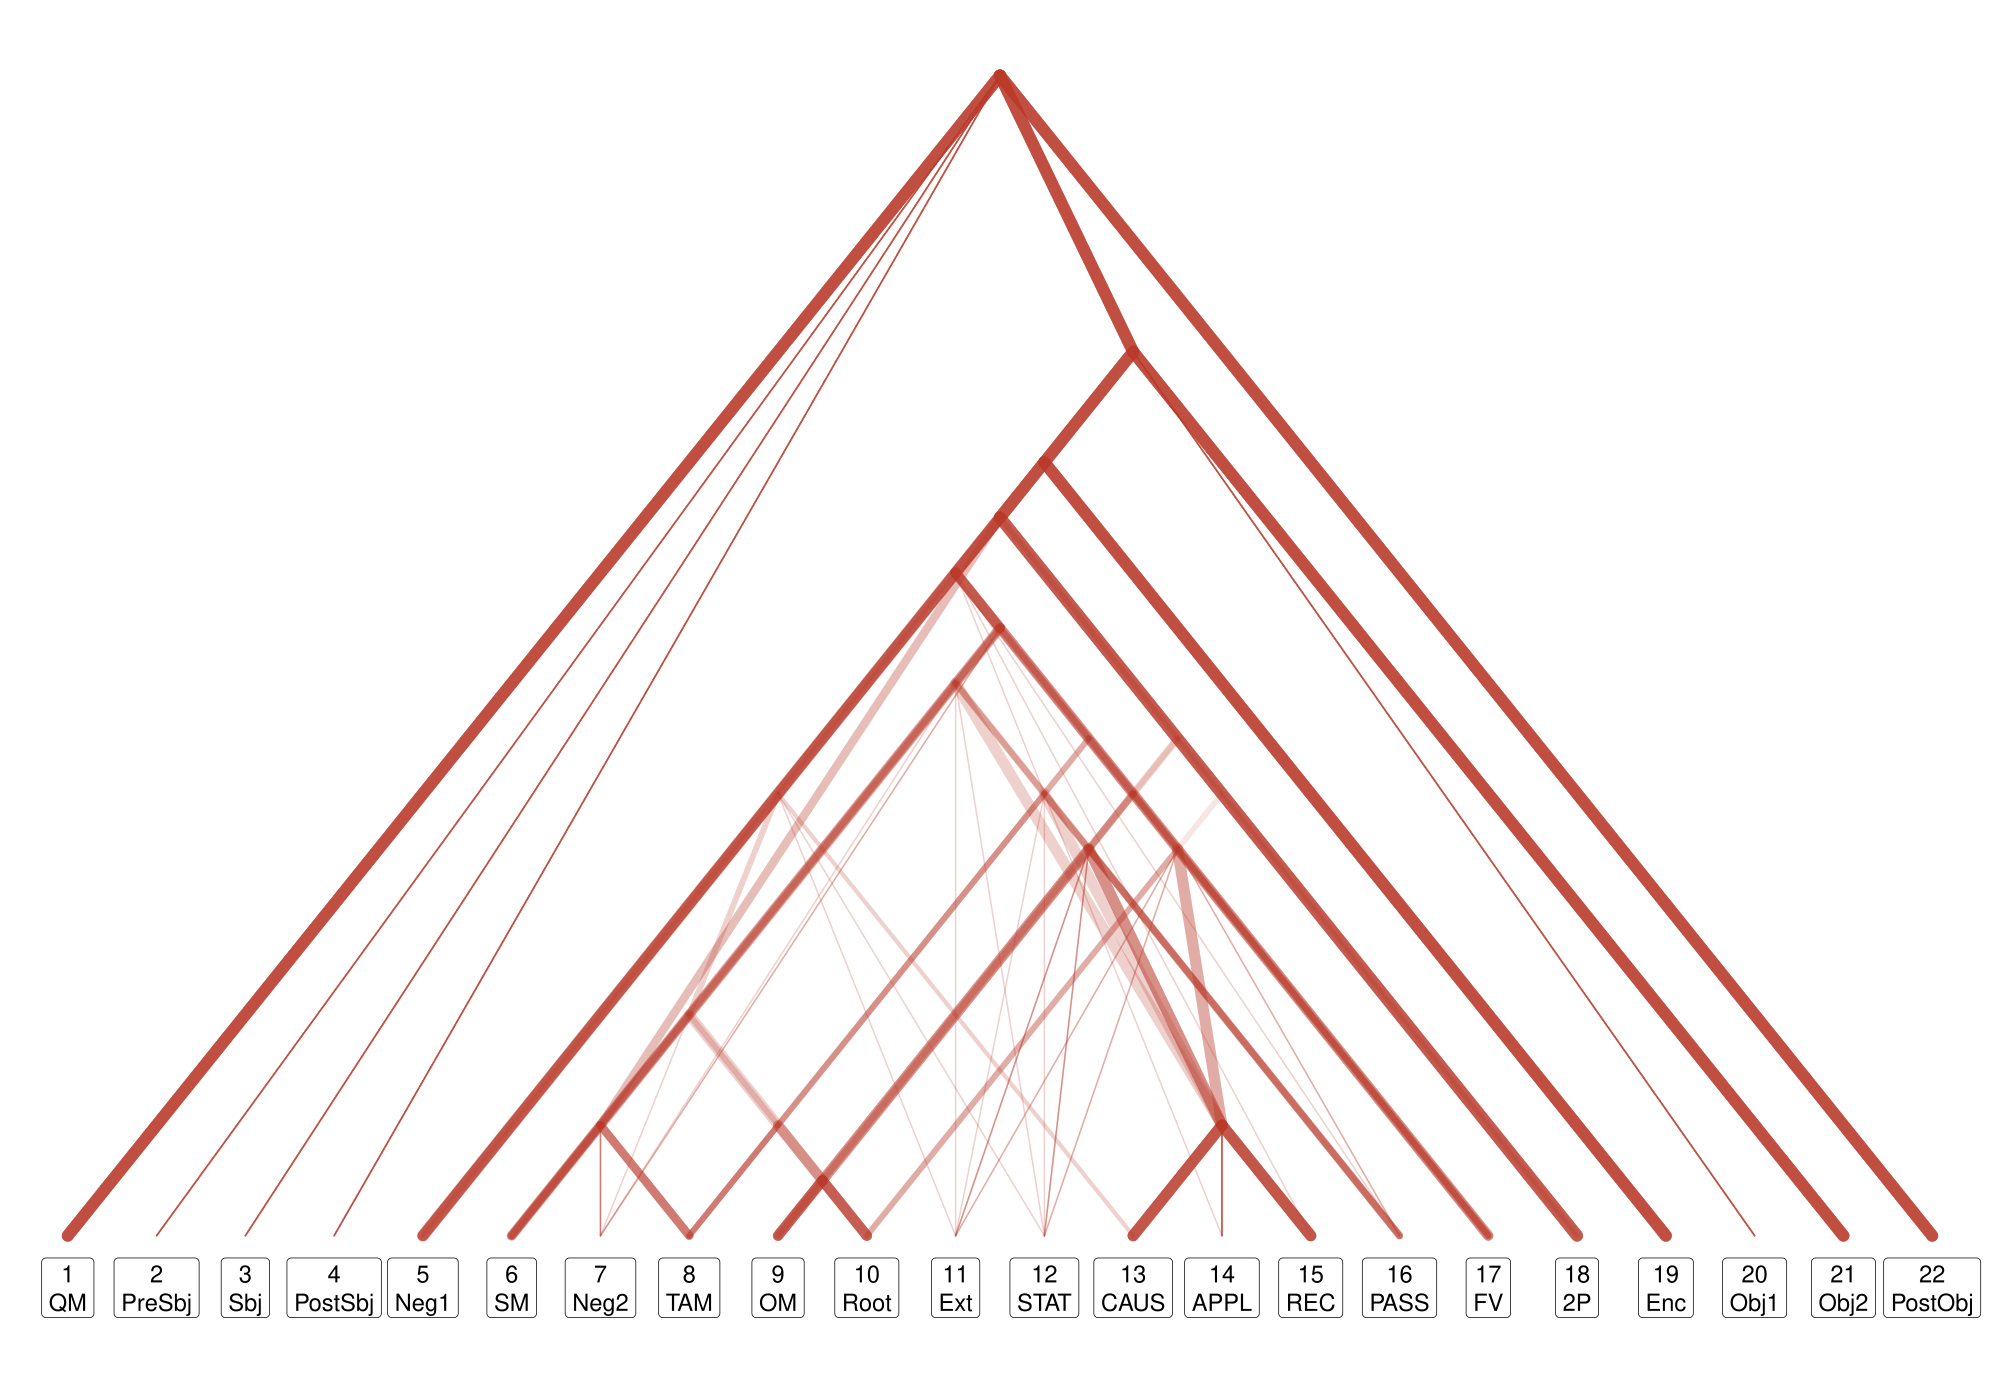

The R source for this figure:
library(ape)
library(ggplot2)
library(ggtree)
library(patchwork)

posLabel <- list("1" = "QM", "2" = "PreSbj", "3" = "Sbj", "4" = "PostSbj", "5" = "Neg1", "6" = "SM", "7" = "Neg2", "8" = "TAM", "9" = "OM", "10" = "Root", "11" = "Ext", "12" = "STAT", "13" = "CAUS", "14" = "APPL", "15" = "REC", "16" = "PASS", "17" = "FV", "18" = "2P", "19" = "Enc", "20" = "Obj1", "21" = "Obj2", "22" = "PostObj")

alphaval <- 0.250106 / 2

nyan1308_syntaxlike_tree1 <- read.tree(text="(1,2,3,4,((((5,((((6,7,8)6-8,(9,10)9-10)6-10,11,12,(13,14,15)13-15,16)6-16,17)6-17)5-17,18)5-18,19)5-19,20,21)5-21,22)1-22;")
nyan1308_syntaxlike_tree1grouped <- groupOTU(nyan1308_syntaxlike_tree1, list(a = c(1, 22), b = c(5, 21), c = c(5, 19), d = c(5, 18), e = c(5, 17), f = c(6, 17), g = c(6, 16), h = c(6, 10), i = c(6, 8), j = c(9, 10), k = c(13, 15)))
strengthMap1 <- c(0.5, 4.0, 4.0, 4.0, 4.0, 3.6056, 3.3166, 2.2361, 2.0, 2.8284, 3.4641, 3.7417)
nyan1308_syntaxlike_treeplot1 <- ggtree(nyan1308_syntaxlike_tree1grouped,
  aes(size=(strengthMap1[group])),
  layout="slanted", ladderize=FALSE,
  alpha=alphaval, color="#BC3C29") +
  layout_dendrogram() +
  geom_tiplab(geom="label", size=5, angle=0,
    offset=-1, hjust=0.5, vjust=0.35, alpha=0, colour=NA, fill=NA,
    lineheight=1) +
  theme(panel.background=element_blank(),
    plot.background=element_blank(),
    legend.position="none",
    plot.margin=margin(t=5, r=5, b=25, l=5, unit="pt")) +
  scale_size_identity()

nyan1308_syntaxlike_tree2 <- read.tree(text="(1,2,3,4,((((5,(((6,7,8)6-8,((9,10)9-10,11,12,(13,14,15)13-15,16)9-16)6-16,17)6-17)5-17,18)5-18,19)5-19,20,21)5-21,22)1-22;")
nyan1308_syntaxlike_tree2grouped <- groupOTU(nyan1308_syntaxlike_tree2, list(a = c(1, 22), b = c(5, 21), c = c(5, 19), d = c(5, 18), e = c(5, 17), f = c(6, 17), g = c(6, 16), h = c(6, 8), i = c(9, 16), j = c(9, 10), k = c(13, 15)))
strengthMap2 <- c(0.5, 4.0, 4.0, 4.0, 4.0, 3.6056, 3.3166, 2.2361, 2.8284, 2.4495, 3.4641, 3.7417)
nyan1308_syntaxlike_treeplot2 <- ggtree(nyan1308_syntaxlike_tree2grouped,
  aes(size=(strengthMap2[group])),
  layout="slanted", ladderize=FALSE,
  alpha=alphaval, color="#BC3C29") +
  layout_dendrogram() +
  geom_tiplab(geom="label", size=5, angle=0,
    offset=-1, hjust=0.5, vjust=0.35, alpha=0, colour=NA, fill=NA,
    lineheight=1) +
  theme(panel.background=element_blank(),
    plot.background=element_blank(),
    legend.position="none",
    plot.margin=margin(t=5, r=5, b=25, l=5, unit="pt")) +
  scale_size_identity()

nyan1308_syntaxlike_tree3 <- read.tree(text="(1,2,3,4,((((5,((6,7,8)6-8,(((9,10)9-10,11,12,(13,14,15)13-15,16)9-16,17)9-17)6-17)5-17,18)5-18,19)5-19,20,21)5-21,22)1-22;")
nyan1308_syntaxlike_tree3grouped <- groupOTU(nyan1308_syntaxlike_tree3, list(a = c(1, 22), b = c(5, 21), c = c(5, 19), d = c(5, 18), e = c(5, 17), f = c(6, 17), g = c(6, 8), h = c(9, 17), i = c(9, 16), j = c(9, 10), k = c(13, 15)))
strengthMap3 <- c(0.5, 4.0, 4.0, 4.0, 4.0, 3.6056, 3.3166, 2.8284, 2.4495, 2.4495, 3.4641, 3.7417)
nyan1308_syntaxlike_treeplot3 <- ggtree(nyan1308_syntaxlike_tree3grouped,
  aes(size=(strengthMap3[group])),
  layout="slanted", ladderize=FALSE,
  alpha=alphaval, color="#BC3C29") +
  layout_dendrogram() +
  geom_tiplab(geom="label", size=5, angle=0,
    offset=-1, hjust=0.5, vjust=0.35, alpha=0, colour=NA, fill=NA,
    lineheight=1) +
  theme(panel.background=element_blank(),
    plot.background=element_blank(),
    legend.position="none",
    plot.margin=margin(t=5, r=5, b=25, l=5, unit="pt")) +
  scale_size_identity()

nyan1308_syntaxlike_tree4 <- read.tree(text="(1,2,3,4,((((5,(((6,7,(8,(9,10)9-10)8-10)6-10,11,12,(13,14,15)13-15,16)6-16,17)6-17)5-17,18)5-18,19)5-19,20,21)5-21,22)1-22;")
nyan1308_syntaxlike_tree4grouped <- groupOTU(nyan1308_syntaxlike_tree4, list(a = c(1, 22), b = c(5, 21), c = c(5, 19), d = c(5, 18), e = c(5, 17), f = c(6, 17), g = c(6, 16), h = c(6, 10), i = c(8, 10), j = c(9, 10), k = c(13, 15)))
strengthMap4 <- c(0.5, 4.0, 4.0, 4.0, 4.0, 3.6056, 3.3166, 2.2361, 2.0, 2.0, 3.4641, 3.7417)
nyan1308_syntaxlike_treeplot4 <- ggtree(nyan1308_syntaxlike_tree4grouped,
  aes(size=(strengthMap4[group])),
  layout="slanted", ladderize=FALSE,
  alpha=alphaval, color="#BC3C29") +
  layout_dendrogram() +
  geom_tiplab(geom="label", size=5, angle=0,
    offset=-1, hjust=0.5, vjust=0.35, alpha=0, colour=NA, fill=NA,
    lineheight=1) +
  theme(panel.background=element_blank(),
    plot.background=element_blank(),
    legend.position="none",
    plot.margin=margin(t=5, r=5, b=25, l=5, unit="pt")) +
  scale_size_identity()

nyan1308_syntaxlike_tree5 <- read.tree(text="(1,2,3,4,((((5,((6,7,((8,(9,10)9-10)8-10,11,12,(13,14,15)13-15,16)8-16)6-16,17)6-17)5-17,18)5-18,19)5-19,20,21)5-21,22)1-22;")
nyan1308_syntaxlike_tree5grouped <- groupOTU(nyan1308_syntaxlike_tree5, list(a = c(1, 22), b = c(5, 21), c = c(5, 19), d = c(5, 18), e = c(5, 17), f = c(6, 17), g = c(6, 16), h = c(8, 16), i = c(8, 10), j = c(9, 10), k = c(13, 15)))
strengthMap5 <- c(0.5, 4.0, 4.0, 4.0, 4.0, 3.6056, 3.3166, 2.2361, 2.0, 2.0, 3.4641, 3.7417)
nyan1308_syntaxlike_treeplot5 <- ggtree(nyan1308_syntaxlike_tree5grouped,
  aes(size=(strengthMap5[group])),
  layout="slanted", ladderize=FALSE,
  alpha=alphaval, color="#BC3C29") +
  layout_dendrogram() +
  geom_tiplab(geom="label", size=5, angle=0,
    offset=-1, hjust=0.5, vjust=0.35, alpha=0, colour=NA, fill=NA,
    lineheight=1) +
  theme(panel.background=element_blank(),
    plot.background=element_blank(),
    legend.position="none",
    plot.margin=margin(t=5, r=5, b=25, l=5, unit="pt")) +
  scale_size_identity()

nyan1308_syntaxlike_tree6 <- read.tree(text="(1,2,3,4,((((5,((6,7,(8,((9,10)9-10,11,12,(13,14,15)13-15,16)9-16)8-16)6-16,17)6-17)5-17,18)5-18,19)5-19,20,21)5-21,22)1-22;")
nyan1308_syntaxlike_tree6grouped <- groupOTU(nyan1308_syntaxlike_tree6, list(a = c(1, 22), b = c(5, 21), c = c(5, 19), d = c(5, 18), e = c(5, 17), f = c(6, 17), g = c(6, 16), h = c(8, 16), i = c(9, 16), j = c(9, 10), k = c(13, 15)))
strengthMap6 <- c(0.5, 4.0, 4.0, 4.0, 4.0, 3.6056, 3.3166, 2.2361, 2.0, 2.4495, 3.4641, 3.7417)
nyan1308_syntaxlike_treeplot6 <- ggtree(nyan1308_syntaxlike_tree6grouped,
  aes(size=(strengthMap6[group])),
  layout="slanted", ladderize=FALSE,
  alpha=alphaval, color="#BC3C29") +
  layout_dendrogram() +
  geom_tiplab(geom="label", size=5, angle=0,
    offset=-1, hjust=0.5, vjust=0.35, alpha=0, colour=NA, fill=NA,
    lineheight=1) +
  theme(panel.background=element_blank(),
    plot.background=element_blank(),
    legend.position="none",
    plot.margin=margin(t=5, r=5, b=25, l=5, unit="pt")) +
  scale_size_identity()

nyan1308_syntaxlike_tree7 <- read.tree(text="(1,2,3,4,((((5,(6,7,(((8,(9,10)9-10)8-10,11,12,(13,14,15)13-15,16)8-16,17)8-17)6-17)5-17,18)5-18,19)5-19,20,21)5-21,22)1-22;")
nyan1308_syntaxlike_tree7grouped <- groupOTU(nyan1308_syntaxlike_tree7, list(a = c(1, 22), b = c(5, 21), c = c(5, 19), d = c(5, 18), e = c(5, 17), f = c(6, 17), g = c(8, 17), h = c(8, 16), i = c(8, 10), j = c(9, 10), k = c(13, 15)))
strengthMap7 <- c(0.5, 4.0, 4.0, 4.0, 4.0, 3.6056, 3.3166, 2.0, 2.0, 2.0, 3.4641, 3.7417)
nyan1308_syntaxlike_treeplot7 <- ggtree(nyan1308_syntaxlike_tree7grouped,
  aes(size=(strengthMap7[group])),
  layout="slanted", ladderize=FALSE,
  alpha=alphaval, color="#BC3C29") +
  layout_dendrogram() +
  geom_tiplab(geom="label", size=5, angle=0,
    offset=-1, hjust=0.5, vjust=0.35, alpha=0, colour=NA, fill=NA,
    lineheight=1) +
  theme(panel.background=element_blank(),
    plot.background=element_blank(),
    legend.position="none",
    plot.margin=margin(t=5, r=5, b=25, l=5, unit="pt")) +
  scale_size_identity()

nyan1308_syntaxlike_tree8 <- read.tree(text="(1,2,3,4,((((5,(6,7,((8,((9,10)9-10,11,12,(13,14,15)13-15,16)9-16)8-16,17)8-17)6-17)5-17,18)5-18,19)5-19,20,21)5-21,22)1-22;")
nyan1308_syntaxlike_tree8grouped <- groupOTU(nyan1308_syntaxlike_tree8, list(a = c(1, 22), b = c(5, 21), c = c(5, 19), d = c(5, 18), e = c(5, 17), f = c(6, 17), g = c(8, 17), h = c(8, 16), i = c(9, 16), j = c(9, 10), k = c(13, 15)))
strengthMap8 <- c(0.5, 4.0, 4.0, 4.0, 4.0, 3.6056, 3.3166, 2.0, 2.0, 2.4495, 3.4641, 3.7417)
nyan1308_syntaxlike_treeplot8 <- ggtree(nyan1308_syntaxlike_tree8grouped,
  aes(size=(strengthMap8[group])),
  layout="slanted", ladderize=FALSE,
  alpha=alphaval, color="#BC3C29") +
  layout_dendrogram() +
  geom_tiplab(geom="label", size=5, angle=0,
    offset=-1, hjust=0.5, vjust=0.35, alpha=0, colour=NA, fill=NA,
    lineheight=1) +
  theme(panel.background=element_blank(),
    plot.background=element_blank(),
    legend.position="none",
    plot.margin=margin(t=5, r=5, b=25, l=5, unit="pt")) +
  scale_size_identity()

nyan1308_syntaxlike_tree9 <- read.tree(text="(1,2,3,4,((((5,(6,7,(8,(((9,10)9-10,11,12,(13,14,15)13-15,16)9-16,17)9-17)8-17)6-17)5-17,18)5-18,19)5-19,20,21)5-21,22)1-22;")
nyan1308_syntaxlike_tree9grouped <- groupOTU(nyan1308_syntaxlike_tree9, list(a = c(1, 22), b = c(5, 21), c = c(5, 19), d = c(5, 18), e = c(5, 17), f = c(6, 17), g = c(8, 17), h = c(9, 17), i = c(9, 16), j = c(9, 10), k = c(13, 15)))
strengthMap9 <- c(0.5, 4.0, 4.0, 4.0, 4.0, 3.6056, 3.3166, 2.0, 2.4495, 2.4495, 3.4641, 3.7417)
nyan1308_syntaxlike_treeplot9 <- ggtree(nyan1308_syntaxlike_tree9grouped,
  aes(size=(strengthMap9[group])),
  layout="slanted", ladderize=FALSE,
  alpha=alphaval, color="#BC3C29") +
  layout_dendrogram() +
  geom_tiplab(geom="label", size=5, angle=0,
    offset=-1, hjust=0.5, vjust=0.35, alpha=0, colour=NA, fill=NA,
    lineheight=1) +
  theme(panel.background=element_blank(),
    plot.background=element_blank(),
    legend.position="none",
    plot.margin=margin(t=5, r=5, b=25, l=5, unit="pt")) +
  scale_size_identity()

nyan1308_syntaxlike_tree10 <- read.tree(text="(1,2,3,4,((((5,((6,7,8)6-8,(9,(10,11,12,(13,14,15)13-15,16,17)10-17)9-17)6-17)5-17,18)5-18,19)5-19,20,21)5-21,22)1-22;")
nyan1308_syntaxlike_tree10grouped <- groupOTU(nyan1308_syntaxlike_tree10, list(a = c(1, 22), b = c(5, 21), c = c(5, 19), d = c(5, 18), e = c(5, 17), f = c(6, 17), g = c(6, 8), h = c(9, 17), i = c(10, 17), j = c(13, 15)))
strengthMap10 <- c(0.5, 4.0, 4.0, 4.0, 4.0, 3.6056, 3.3166, 2.8284, 2.4495, 2.0, 3.7417)
nyan1308_syntaxlike_treeplot10 <- ggtree(nyan1308_syntaxlike_tree10grouped,
  aes(size=(strengthMap10[group])),
  layout="slanted", ladderize=FALSE,
  alpha=alphaval, color="#BC3C29") +
  layout_dendrogram() +
  geom_tiplab(geom="label", size=5, angle=0,
    offset=-1, hjust=0.5, vjust=0.35, alpha=0, colour=NA, fill=NA,
    lineheight=1) +
  theme(panel.background=element_blank(),
    plot.background=element_blank(),
    legend.position="none",
    plot.margin=margin(t=5, r=5, b=25, l=5, unit="pt")) +
  scale_size_identity()

nyan1308_syntaxlike_tree11 <- read.tree(text="(1,2,3,4,((((5,(6,7,(8,(9,(10,11,12,(13,14,15)13-15,16,17)10-17)9-17)8-17)6-17)5-17,18)5-18,19)5-19,20,21)5-21,22)1-22;")
nyan1308_syntaxlike_tree11grouped <- groupOTU(nyan1308_syntaxlike_tree11, list(a = c(1, 22), b = c(5, 21), c = c(5, 19), d = c(5, 18), e = c(5, 17), f = c(6, 17), g = c(8, 17), h = c(9, 17), i = c(10, 17), j = c(13, 15)))
strengthMap11 <- c(0.5, 4.0, 4.0, 4.0, 4.0, 3.6056, 3.3166, 2.0, 2.4495, 2.0, 3.7417)
nyan1308_syntaxlike_treeplot11 <- ggtree(nyan1308_syntaxlike_tree11grouped,
  aes(size=(strengthMap11[group])),
  layout="slanted", ladderize=FALSE,
  alpha=alphaval, color="#BC3C29") +
  layout_dendrogram() +
  geom_tiplab(geom="label", size=5, angle=0,
    offset=-1, hjust=0.5, vjust=0.35, alpha=0, colour=NA, fill=NA,
    lineheight=1) +
  theme(panel.background=element_blank(),
    plot.background=element_blank(),
    legend.position="none",
    plot.margin=margin(t=5, r=5, b=25, l=5, unit="pt")) +
  scale_size_identity()

nyan1308_syntaxlike_tree12 <- read.tree(text="(1,2,3,4,(((5,(6,7,8)6-8,((((9,10)9-10,11,12,(13,14,15)13-15,16)9-16,17)9-17,18)9-18)5-18,19)5-19,20,21)5-21,22)1-22;")
nyan1308_syntaxlike_tree12grouped <- groupOTU(nyan1308_syntaxlike_tree12, list(a = c(1, 22), b = c(5, 21), c = c(5, 19), d = c(5, 18), e = c(6, 8), f = c(9, 18), g = c(9, 17), h = c(9, 16), i = c(9, 10), j = c(13, 15)))
strengthMap12 <- c(0.5, 4.0, 4.0, 4.0, 4.0, 2.8284, 1.7321, 2.4495, 2.4495, 3.4641, 3.7417)
nyan1308_syntaxlike_treeplot12 <- ggtree(nyan1308_syntaxlike_tree12grouped,
  aes(size=(strengthMap12[group])),
  layout="slanted", ladderize=FALSE,
  alpha=alphaval, color="#BC3C29") +
  layout_dendrogram() +
  geom_tiplab(geom="label", size=5, angle=0,
    offset=-1, hjust=0.5, vjust=0.35, alpha=0, colour=NA, fill=NA,
    lineheight=1) +
  theme(panel.background=element_blank(),
    plot.background=element_blank(),
    legend.position="none",
    plot.margin=margin(t=5, r=5, b=25, l=5, unit="pt")) +
  scale_size_identity()

nyan1308_syntaxlike_tree13 <- read.tree(text="(1,2,3,4,(((((5,((6,7,8)6-8,(9,10)9-10)6-10,11,12,13)5-13,14,15,16,17)5-17,18)5-18,19)5-19,20,21)5-21,22)1-22;")
nyan1308_syntaxlike_tree13grouped <- groupOTU(nyan1308_syntaxlike_tree13, list(a = c(1, 22), b = c(5, 21), c = c(5, 19), d = c(5, 18), e = c(5, 17), f = c(5, 13), g = c(6, 10), h = c(6, 8), i = c(9, 10)))
strengthMap13 <- c(0.5, 4.0, 4.0, 4.0, 4.0, 3.6056, 1.4142, 2.0, 2.8284, 3.4641)
nyan1308_syntaxlike_treeplot13 <- ggtree(nyan1308_syntaxlike_tree13grouped,
  aes(size=(strengthMap13[group])),
  layout="slanted", ladderize=FALSE,
  alpha=alphaval, color="#BC3C29") +
  layout_dendrogram() +
  geom_tiplab(geom="label", size=5, angle=0,
    offset=-1, hjust=0.5, vjust=0.35, alpha=0, colour=NA, fill=NA,
    lineheight=1) +
  theme(panel.background=element_blank(),
    plot.background=element_blank(),
    legend.position="none",
    plot.margin=margin(t=5, r=5, b=25, l=5, unit="pt")) +
  scale_size_identity()

nyan1308_syntaxlike_tree14 <- read.tree(text="(1,2,3,4,(((((5,(6,7,(8,(9,10)9-10)8-10)6-10,11,12,13)5-13,14,15,16,17)5-17,18)5-18,19)5-19,20,21)5-21,22)1-22;")
nyan1308_syntaxlike_tree14grouped <- groupOTU(nyan1308_syntaxlike_tree14, list(a = c(1, 22), b = c(5, 21), c = c(5, 19), d = c(5, 18), e = c(5, 17), f = c(5, 13), g = c(6, 10), h = c(8, 10), i = c(9, 10)))
strengthMap14 <- c(0.5, 4.0, 4.0, 4.0, 4.0, 3.6056, 1.4142, 2.0, 2.0, 3.4641)
nyan1308_syntaxlike_treeplot14 <- ggtree(nyan1308_syntaxlike_tree14grouped,
  aes(size=(strengthMap14[group])),
  layout="slanted", ladderize=FALSE,
  alpha=alphaval, color="#BC3C29") +
  layout_dendrogram() +
  geom_tiplab(geom="label", size=5, angle=0,
    offset=-1, hjust=0.5, vjust=0.35, alpha=0, colour=NA, fill=NA,
    lineheight=1) +
  theme(panel.background=element_blank(),
    plot.background=element_blank(),
    legend.position="none",
    plot.margin=margin(t=5, r=5, b=25, l=5, unit="pt")) +
  scale_size_identity()

nyan1308_syntaxlike_tree15 <- read.tree(text="(1,2,3,4,(((5,(6,7,8)6-8,((9,(10,11,12,(13,14,15)13-15,16,17)10-17)9-17,18)9-18)5-18,19)5-19,20,21)5-21,22)1-22;")
nyan1308_syntaxlike_tree15grouped <- groupOTU(nyan1308_syntaxlike_tree15, list(a = c(1, 22), b = c(5, 21), c = c(5, 19), d = c(5, 18), e = c(6, 8), f = c(9, 18), g = c(9, 17), h = c(10, 17), i = c(13, 15)))
strengthMap15 <- c(0.5, 4.0, 4.0, 4.0, 4.0, 2.8284, 1.7321, 2.4495, 2.0, 3.7417)
nyan1308_syntaxlike_treeplot15 <- ggtree(nyan1308_syntaxlike_tree15grouped,
  aes(size=(strengthMap15[group])),
  layout="slanted", ladderize=FALSE,
  alpha=alphaval, color="#BC3C29") +
  layout_dendrogram() +
  geom_tiplab(geom="label", size=5, angle=0,
    offset=-1, hjust=0.5, vjust=0.35, alpha=0, colour=NA, fill=NA,
    lineheight=1) +
  theme(panel.background=element_blank(),
    plot.background=element_blank(),
    legend.position="none",
    plot.margin=margin(t=5, r=5, b=25, l=5, unit="pt")) +
  scale_size_identity()

nyan1308_syntaxlike_tree16 <- read.tree(text="(1,2,3,4,(((5,(6,7,8)6-8,(9,((10,11,12,(13,14,15)13-15,16,17)10-17,18)10-18)9-18)5-18,19)5-19,20,21)5-21,22)1-22;")
nyan1308_syntaxlike_tree16grouped <- groupOTU(nyan1308_syntaxlike_tree16, list(a = c(1, 22), b = c(5, 21), c = c(5, 19), d = c(5, 18), e = c(6, 8), f = c(9, 18), g = c(10, 18), h = c(10, 17), i = c(13, 15)))
strengthMap16 <- c(0.5, 4.0, 4.0, 4.0, 4.0, 2.8284, 1.7321, 1.0, 2.0, 3.7417)
nyan1308_syntaxlike_treeplot16 <- ggtree(nyan1308_syntaxlike_tree16grouped,
  aes(size=(strengthMap16[group])),
  layout="slanted", ladderize=FALSE,
  alpha=alphaval, color="#BC3C29") +
  layout_dendrogram() +
  geom_tiplab(geom="label", size=5, angle=0,
    offset=-1, hjust=0.5, vjust=0.35, alpha=0, colour=NA, fill=NA,
    lineheight=1) +
  theme(panel.background=element_blank(),
    plot.background=element_blank(),
    legend.position="none",
    plot.margin=margin(t=5, r=5, b=25, l=5, unit="pt")) +
  scale_size_identity()

nyan1308_syntaxlike_treeplot16 <- nyan1308_syntaxlike_treeplot16 + geom_tiplab(geom="label", size=6, angle=0,
  offset=-1, hjust=0.5, vjust=0.35, alpha=1, label.size=0,
  aes(label=paste(label, posLabel[label], sep="\n")), lineheight=1)

treelayout <- c(
  area(t=1, l=1, b=5, r=1),
  area(t=1, l=1, b=5, r=1),
  area(t=1, l=1, b=5, r=1),
  area(t=1, l=1, b=5, r=1),
  area(t=1, l=1, b=5, r=1),
  area(t=1, l=1, b=5, r=1),
  area(t=1, l=1, b=5, r=1),
  area(t=1, l=1, b=5, r=1),
  area(t=1, l=1, b=5, r=1),
  area(t=1, l=1, b=5, r=1),
  area(t=1, l=1, b=5, r=1),
  area(t=1, l=1, b=5, r=1),
  area(t=1, l=1, b=5, r=1),
  area(t=1, l=1, b=5, r=1),
  area(t=1, l=1, b=5, r=1),
  area(t=1, l=1, b=5, r=1))

forest <- (
  nyan1308_syntaxlike_treeplot1 +
  nyan1308_syntaxlike_treeplot2 +
  nyan1308_syntaxlike_treeplot3 +
  nyan1308_syntaxlike_treeplot4 +
  nyan1308_syntaxlike_treeplot5 +
  nyan1308_syntaxlike_treeplot6 +
  nyan1308_syntaxlike_treeplot7 +
  nyan1308_syntaxlike_treeplot8 +
  nyan1308_syntaxlike_treeplot9 +
  nyan1308_syntaxlike_treeplot10 +
  nyan1308_syntaxlike_treeplot11 +
  nyan1308_syntaxlike_treeplot12 +
  nyan1308_syntaxlike_treeplot13 +
  nyan1308_syntaxlike_treeplot14 +
  nyan1308_syntaxlike_treeplot15 +
  nyan1308_syntaxlike_treeplot16 +
  plot_layout(design=treelayout))
ggsave("/Users/jcgood/gitrepos/planars/NonCollaborative/results/nyan1308_syntaxlike_laminar_forest.pdf", forest & theme(plot.background=element_rect(fill='white', color=NA)), width=20, height=14)
